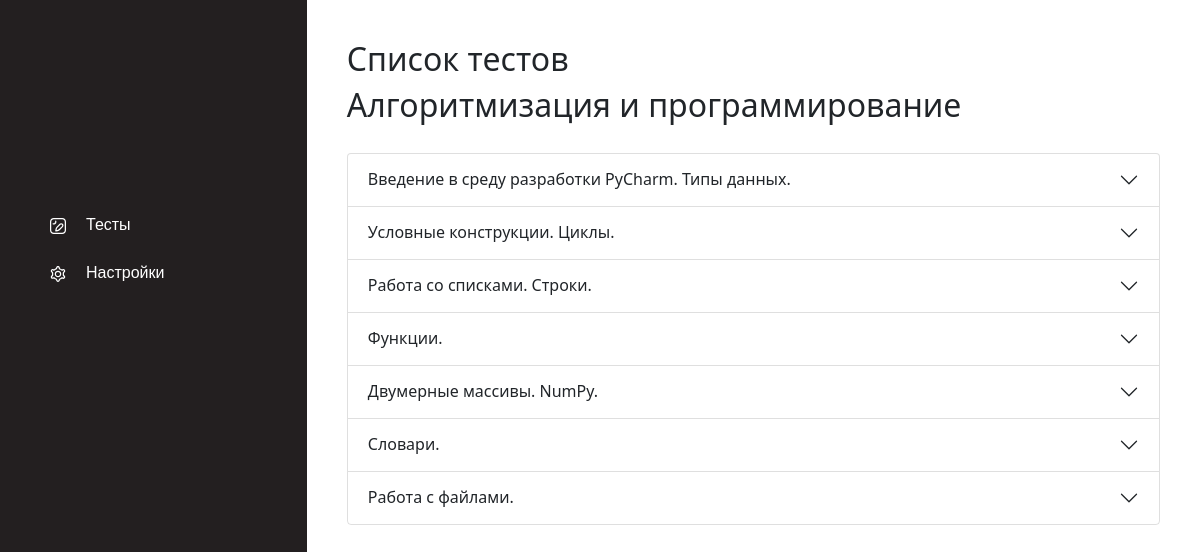
The app's page /tests/ (signed in) with its own data.
### tests/models.py (models this page shows)
class Subject(models.Model):
    name = models.CharField(max_length=50)

class Topic(models.Model):
    subject = models.ForeignKey(Subject, on_delete=models.CASCADE)
    name = models.CharField(max_length=50)

### tests/views.py (the view)
# urls.py: path('', views.show_tests, name='show tests'),
@login_required(login_url='/account/auth/', redirect_field_name='')
def show_tests(request):
    tests_information = handler.get_subject_information(request)
    return render(request, 'tests/tests.html', {'data': tests_information})

### tests/handler.py (called while the page is built)
def get_subject_information(request):
    user = request.user
    subjects = SubjectPermission.objects.filter(user=user)
    subject_info = []
    for permission in subjects:
        topics = Topic.objects.filter(subject=permission.subject)
        topic_info = []
        for topic in topics:
            test_data = TestData.objects.filter(user=user, topic=topic)
            if len(test_data) > 0:
                test_data = test_data[0]
                topic_info.append(TopicInformation(topic.name, topic.id, test_data.attempts, test_data.best_result))
            else:
                topic_info.append(TopicInformation(topic.name, topic.id, 0, 0))
        subject_info.append(Subject(permission.subject.name, permission.subject.id, topic_info))
    return subject_info

### templates/tests/tests.html (shortened to what this page needs)
{% extends "tests/../base.html" %}
{% block content %}
    <h2>Список тестов</h2>
    {% for subject in data %}
        <h2>{{ subject.name }}</h2>
        <div class="container-fliud">
        <div class="accordion" id="testList">
            {% for topic in subject.topics %}
                <div class="accordion-item">
                    <h2 class="accordion-header" id="TopicHeading{{ topic.topic_id }}">
                        <button class="accordion-button collapsed" type="button" data-bs-toggle="collapse" data-bs-target="#Collapse{{ topic.topic_id }}" aria-expanded="false" aria-controls="Collapse{{ topic.topic_id }}">
                            {{ topic.name }}
                            </button>
                    </h2>
                </div>
            {% endfor %}
            </div>
        </div>
    {% endfor %}
{% endblock content %}

### templates/base.html (shortened to what this page needs)
<!DOCTYPE html>
<html lang="ru">
<head>
    {% load static %}
    <link href="https://cdn.jsdelivr.net/npm/bootstrap@5.0.0-beta1/dist/css/bootstrap.min.css" rel="stylesheet">
    <link rel="stylesheet" type="text/css" href="{% static 'css/base.css' %}">
</head>
<body>
    <div class="main-container">
        <div class="menu-container">
            <a class="menu-element" href="/tests">
                <div class="menu-image"><img src="{% static 'img/notes.svg' %}"></div>
                <div class="menu-text">Тесты</div>
            </a>
            <a class="menu-element" href="/account">
                <div class="menu-image"><img src="{% static 'img/settings.svg' %}"></div>
                <div class="menu-text">Настройки</div>
            </a>
        </div>
        <div class="content-container">{% block content %}{% endblock content %}</div>
    </div>
</body>
</html>

### tests/static/css/base.css (style rules this page uses)
html, body { height: 100%; }
.main-container { display: flex; flex-direction: row; height: 100%; width: 100%; }
.content-container { padding: 40px; width: 100%; overflow: scroll; }
.menu-container { height: 100%; background-color: #231F20; padding: 200px 30px 30px; justify-content: flex-start; display: flex; flex-direction: column; width: 400px; font-family: Inter, sans-serif; font-weight: 500; }
.menu-element { padding: 12px 20px; color: white; border-radius: 5px; font-size: medium; display: flex; flex-direction: row; justify-items: center; text-decoration: none; }
.menu-image img { width: 16px; margin-right: 20px; }
#testList { padding-top: 20px; padding-bottom: 20px; }

### records on screen
Subject: name "Алгоритмизация и программирование"
Topic: name "Введение в среду разработки PyCharm. Типы данных."
Topic: name "Условные конструкции. Циклы."
Topic: name "Работа со списками. Строки."
Topic: name "Функции."
Topic: name "Двумерные массивы. NumPy."
Topic: name "Словари."
Topic: name "Работа с файлами."
